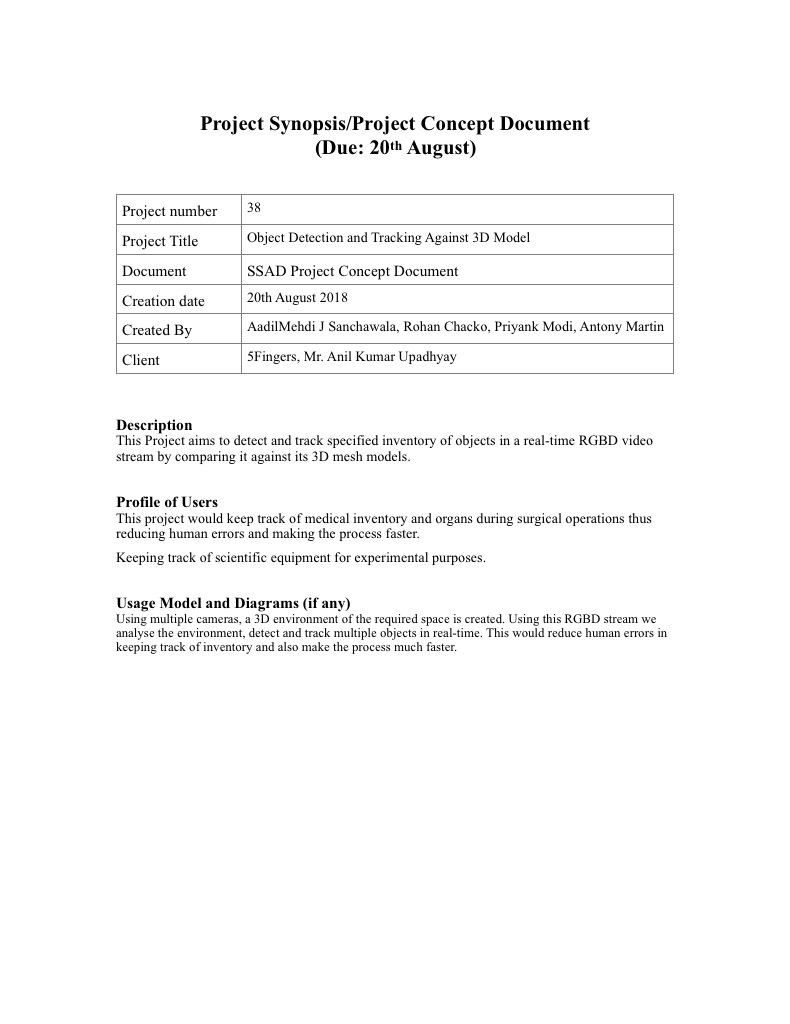
#> input picture document/Project Synopsis.jpg, 790 x 1024 px
$ python Projection.py   (older library calls are emulated)
#> lines starting #> are read from the running program, lines starting #| are printed output that depends on the picture
#> the answer given: ../document/Project Synopsis.jpg
#> in generate_template, image is the input picture: shape (1024, 790, 3); min 0, max 255, mean 249.2
''' Module to get all the required templates for a given object '''

import cv2
import os
from PIL import Image

# CHANGE THIS INTO THE CONFIG FILE
BASE_DIR = os.getcwd()


def mkdir_p(path):
    try:
        os.makedirs(path)
    except OSError as exc:  # Python >2.5
        if exc.errno == errno.EEXIST and os.path.isdir(path):
            pass
        else:
            raise

def check_directory(template_storage_directory):
    if not os.path.isdir(template_storage_directory):
        mkdir_p(BASE_DIR + template_storage_directory)

def resize_image(path_to_image, basewidth):
#> called with basewidth = 250
    image = Image.open(path_to_image)
#> image: PIL image 790x1024 RGB
    wpercent = (basewidth / float(image.size[0]))
#> wpercent = 0.316
    hsize = int((float(image.size[1]) * float(wpercent)))
#> hsize = 324
    image = image.resize((basewidth, hsize), Image.ANTIALIAS)
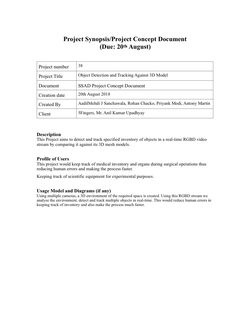
#> image: PIL image 250x324 RGB; min 22, max 255, mean 248.8
    image.save(path_to_image)

def generate_template(video_stream):
    video_capture = cv2.VideoCapture(video_stream)
    success, image = video_capture.read()
    count = 0
    success = True
    while success:
        if count%15 == 0:
            # cv2.imwrite("../data/syringe_body/templates/%c_syringe_body%d.jpg" % (video_stream[-5],count), image)
            # resize_image("../data/syringe_body/templates/%c_syringe_body%d.jpg" % (video_stream[-5],count), 250)
            tokenize = video_stream.split('/')
            print(tokenize)
            main_dir = tokenize[2]
            path_to_image = "../data/%s/templates/%s_%c_%d.jpg" % (main_dir, main_dir, video_stream[-5], count)
            cv2.imwrite(path_to_image, image)
            resize_image(path_to_image, 250)

        success, image = video_capture.read()
        count += 1

if __name__ == "__main__":
    video_stream = input("Enter Path To The Training Video : ")
    # template_storage_directory =  input("Enter The Directory To Store The Templates : ")
    # print(video_stream, template_storage_directory)
    # check_directory(template_storage_directory)
    generate_template(video_stream)
